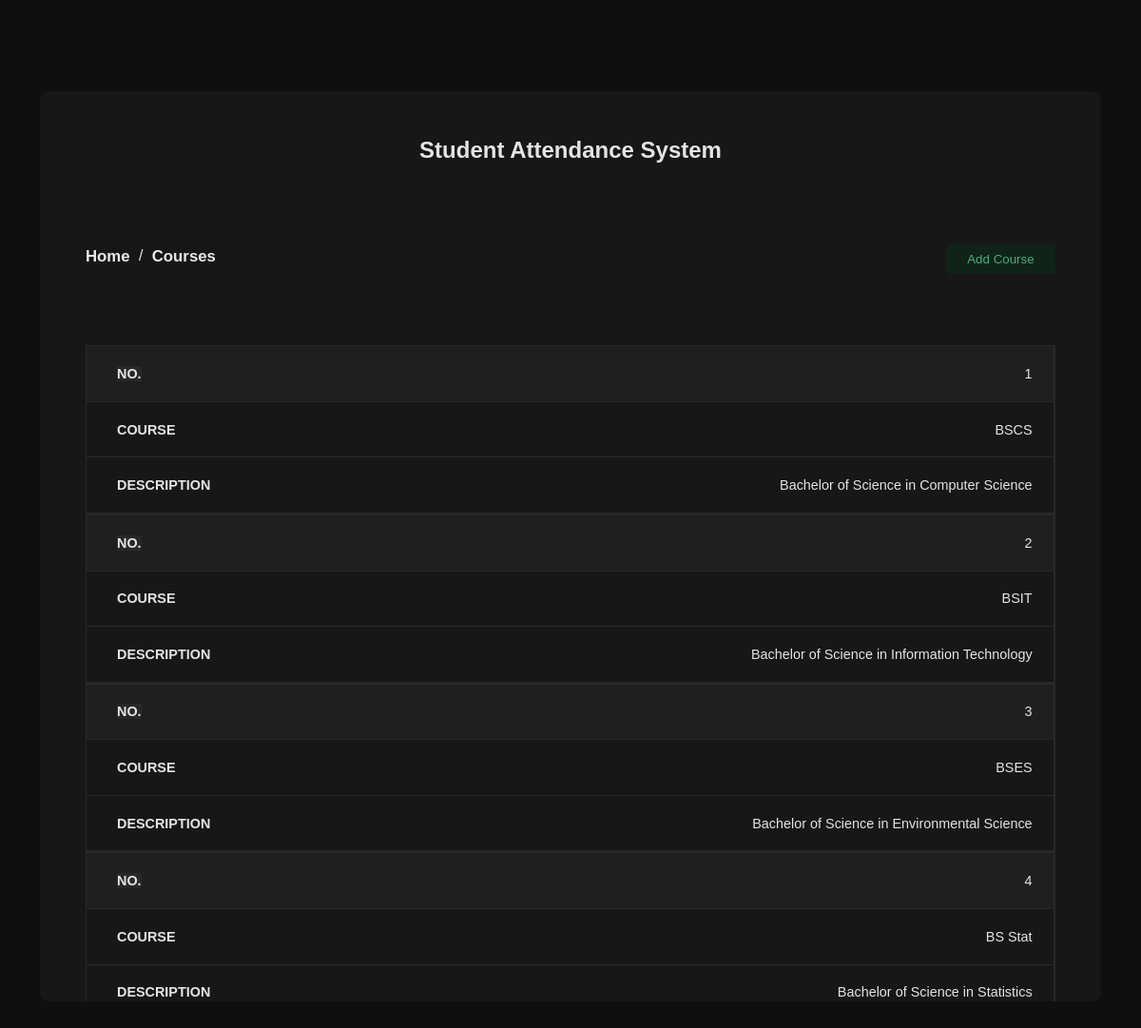
The page /Courses/ on the database its author committed.
### students/models.py (models this page shows, shortened)
class Course(models.Model):
    course = models.CharField(max_length=255)
    description = models.CharField(max_length=500)

### students/views.py (the view)
# urls.py: path('Courses/', views.CoursesPage, name='Courses'),
def CoursesPage(request):
  courses = Course.objects.all()
  count_courses = Course.objects.count()
  template = loader.get_template('Courses.html')
  context ={
      'list_courses': courses,
      'count_courses': count_courses
  }
  return HttpResponse(template.render(context, request))

### students/templates/Courses.html (shortened to what this page needs)
{% extends "master.html" %}
{% block content %}
    <main id="courses-table">
        <div class="home-container">
            <h2>Student Attendance System</h2>
            <div class="HC-Container">
                <div class="SC_Top">
                    <div class="NavBar">
                        <div><a href="/"><h2>Home &nbsp;</h2></a></div>
                        <span>/</span>
                        <div><a href="/Courses"><h2>&nbsp; Courses</h2></a></div>
                    </div>
                    <a hx-get="/addCourse" hx-target="#overlay" ><button class="Add-btn" type="button">Add Course</button></a>
                </div>
                <table>
                    <tbody>
                        <tr>
                        {% for x in list_courses %}
                        <td class="td-edit">{{ forloop.counter }}</td>
                        <td class="td-edit">{{ x.course }}</td>
                        <td class="td-edit">{{ x.description }}</td>
                        </tr>
                    </tbody>
                    {%endfor %}
                </table>
            </div>
        </div>
    </main>
{% endblock %}

### students/static/style.css (style rules this page uses)
@media (max-width : 1980px) { * { padding: 0; margin: 0; } }
@media (max-width : 1980px) { body { background-color: #0f0f0f; color: #e4e4e4; font-family: Arial, Helvetica, sans-serif; } }
@media (max-width : 1980px) { main { width: 100vw; height: 100vh; display: flex; justify-content: center; align-items: center; } }
@media (max-width : 1980px) { .NavBar { display: flex; } }
@media (max-width : 1980px) { .SC_Top { display: flex; flex-direction: row; align-items: center; justify-content: space-between; width: 100%; } }
@media (max-width : 1980px) { .SC_Top a { color: #e8e8e8; text-decoration: none; font-size: 0.7rem; } }
@media (max-width : 1980px) { .SC_Top { height: 5%; margin-bottom: 1%; } }
@media (max-width : 1980px) { table { border-collapse: collapse; width: 100%; } }
@media (max-width : 1980px) { .Add-btn { background-color: #102319; padding: 0.5rem 1.4rem; border: none; color: #4eac7b; border-radius: 5px; display: flex; transition: all ease; } }
@media (max-width : 1980px) { .home-container { padding: 3rem; display: flex; flex-direction: column; width: 85%; height: 75vh; background-color: #171717; border-radius: 10px; overflow-y: auto; overflow-x: hidden; } }
@media (max-width : 1980px) { .HC-Container { width: 100%; height: 100%; } }
@media (max-width : 1980px) { .home-container table { width: 100%; } }
@media (max-width : 1980px) { .home-container .td-edit { padding-left: 2rem; height: 2%; font-size: 0.9rem; font-weight: 500; height: 3rem; border-right: 1px solid #282828; border-bottom: 1px solid #282828; } }
@media (max-width : 1980px) { .home-container h2 { text-align: center; margin-bottom: 2%; } }
@media only screen and (max-width: 760px),
(min-device-width: 768px) and (max-device-width: 1024px) { .home-container h2 { margin-bottom: 6%; } }
@media only screen and (max-width: 760px),
(min-device-width: 768px) and (max-device-width: 1024px) { .SC_Top { margin-bottom: 5%; } }
@media only screen and (max-width: 760px),
(min-device-width: 768px) and (max-device-width: 1024px) { .SC_Top { width: 100%; height: 10%; } }
@media only screen and (max-width: 760px),
(min-device-width: 768px) and (max-device-width: 1024px) { table .td-edit { padding-left: 0rem; } }
@media only screen and (max-width: 760px),
(min-device-width: 768px) and (max-device-width: 1024px) { table, thead, tbody, th, td, tr { display: block; } }
@media only screen and (max-width: 760px),
(min-device-width: 768px) and (max-device-width: 1024px) { tr { border: 1px solid #282828; } }
@media only screen and (max-width: 760px),
(min-device-width: 768px) and (max-device-width: 1024px) { td { display: block; font-size: .8em; text-align: right; display: flex; justify-content: space-between; align-items: center; padding: 0.3rem 1.4rem; } }
@media only screen and (max-width: 760px),
(min-device-width: 768px) and (max-device-width: 1024px) { td:before { content: attr(data-label); float: left; font-weight: bold; text-transform: uppercase; } }
@media only screen and (max-width: 760px),
(min-device-width: 768px) and (max-device-width: 1024px) { td:nth-of-type(1):before { content: "No."; background-color: #282828; } }
@media only screen and (max-width: 760px),
(min-device-width: 768px) and (max-device-width: 1024px) { #courses-table td:nth-of-type(1) { background-color: #1f1f1f; } }
@media only screen and (max-width: 760px),
(min-device-width: 768px) and (max-device-width: 1024px) { #courses-table td:nth-of-type(2):before { content: "Course"; } }
@media only screen and (max-width: 760px),
(min-device-width: 768px) and (max-device-width: 1024px) { #courses-table td:nth-of-type(3):before { content: "Description"; } }

### rows shown on the page
Course: course "BSCS", description "Bachelor of Science in Computer Science"
Course: course "BSIT", description "Bachelor of Science in Information Technology"
Course: course "BSES", description "Bachelor of Science in Environmental Science"
Course: course "BS Stat", description "Bachelor of Science in Statistics"
